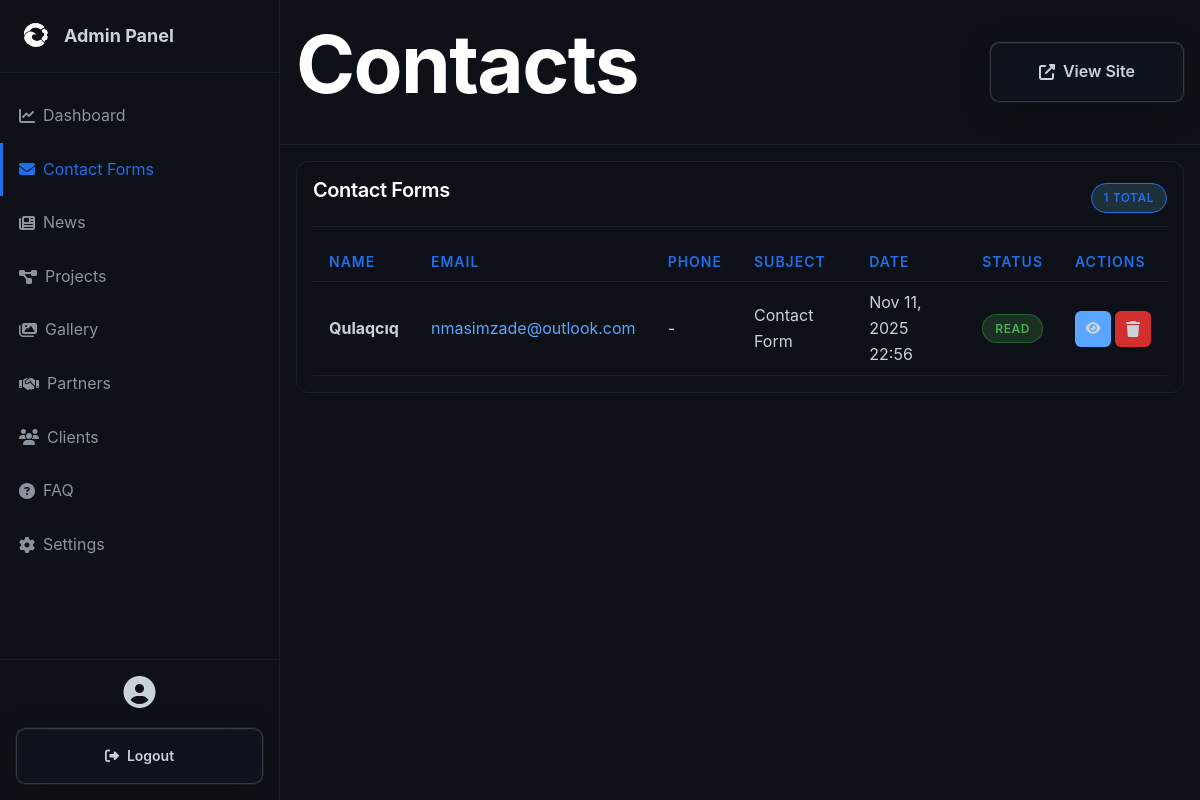
Page /admin/contacts.php (signed in) on the committed database.
### tables this page shows
CREATE TABLE contacts (
                id INTEGER PRIMARY KEY AUTOINCREMENT,
                name TEXT NOT NULL,
                email TEXT NOT NULL,
                phone TEXT,
                subject TEXT,
                message TEXT NOT NULL,
                created_at DATETIME DEFAULT CURRENT_TIMESTAMP,
                is_read INTEGER DEFAULT 0
            );

### admin/contacts.php (the view, shortened to what this page needs)
<?php
require_once 'header.php';
$db = Database::getInstance()->getConnection();
$stmt = $db->query("SELECT * FROM contacts ORDER BY created_at DESC");
$contacts = $stmt->fetchAll();
?>
<div class="admin-card">
    <div class="admin-card-header">
        <h3 class="admin-card-title">Contact Forms</h3>
        <div>
            <span class="badge badge-info"><?php echo count($contacts); ?> Total</span>
        </div>
    </div>
    <?php if (count($contacts) > 0): ?>
    <table class="admin-table">
        <thead>
            <tr>
                <th>Name</th>
                <th>Email</th>
                <th>Phone</th>
                <th>Subject</th>
                <th>Date</th>
                <th>Status</th>
                <th>Actions</th>
            </tr>
        </thead>
        <tbody>
            <?php foreach ($contacts as $contact): ?>
            <tr style="<?php echo !$contact['is_read'] ? 'background: rgba(107, 168, 214, 0.05);' : ''; ?>">
                <td><strong><?php echo htmlspecialchars($contact['name']); ?></strong></td>
                <td><a href="mailto:<?php echo $contact['email']; ?>"><?php echo htmlspecialchars($contact['email']); ?></a></td>
                <td><?php echo htmlspecialchars($contact['phone'] ?: '-'); ?></td>
                <td><?php echo htmlspecialchars($contact['subject']); ?></td>
                <td><?php echo date('M j, Y H:i', strtotime($contact['created_at'])); ?></td>
                <td>
                    <?php if ($contact['is_read']): ?>
                        <span class="badge badge-success">Read</span>
                    <?php else: ?>
                        <span class="badge badge-warning">New</span>
                    <?php endif; ?>
                </td>
                <td>
                    <div class="action-buttons">
                        <button class="btn-icon btn-edit" onclick="viewMessage(<?php echo $contact['id']; ?>, <?php echo htmlspecialchars(json_encode($contact)); ?>)">
                            <i class="fas fa-eye"></i>
                        </button>
                        <a href="?delete=<?php echo $contact['id']; ?>" class="btn-icon btn-delete" data-action="delete">
                            <i class="fas fa-trash"></i>
                        </a>
                    </div>
                </td>
            </tr>
            <?php endforeach; ?>
        </tbody>
    </table>
    <?php endif; ?>
</div>
<?php require_once 'footer.php'; ?>

### assets/css/style.css (style rules this page uses)
*, *::before, *::after { box-sizing: border-box; margin: 0; padding: 0; }
:root { --bg-primary: #0d1117; --bg-secondary: #161b22; --bg-tertiary: #21262d; --bg-overlay: rgba(13, 17, 23, 0.95); --color-primary: #58a6ff; --color-primary-hover: #79c0ff; --color-secondary: #1f6feb; --color-accent: #39d353; --color-accent-secondary: #56d364; --text-primary: #c9d1d9; --text-secondary: #8b949e; --text-muted: #6e7681; --text-white: #ffffff; --border-primary: #30363d; --border-secondary: #21262d; --border-muted: #161b22; --gradient-brand: linear-gradient(135deg, #58a6ff 0%, #1f6feb 100%); --gradient-success: linear-gradient(135deg, #56d364 0%, #39d353 100%); --gradient-purple: linear-gradient(135deg, #bc8cff 0%, #7c3aed 100%); --glow-primary: 0 0 40px rgba(88, 166, 255, 0.3); --glow-accent: 0 0 40px rgba(56, 211, 83, 0.3); --glow-purple: 0 0 40px rgba(188, 140, 255, 0.3); --spacing-xs: 0.25rem; --spacing-sm: 0.5rem; --spacing-md: 1rem; --spacing-lg: 1.5rem; --spacing-xl: 2rem; --spacing-2xl: 3rem; --spacing-3xl: 4rem; --spacing-4xl: 6rem; --spacing-5xl: 6.5rem; --radius-sm: 0.375rem; --radius-md: 0.6rem; --radius-lg: 0.75rem; --radius-xl: 0.8rem; --radius-2xl: 1rem; --shadow-sm: 0 1px 3px rgba(0, 0, 0, 0.5); --shadow-md: 0 4px 12px rgba(0, 0, 0, 0.4); --shadow-lg: 0 10px 30px rgba(0, 0, 0, 0.5); --shadow-xl: 0 20px 60px rgba(0, 0, 0, 0.6); --transition-fast: 150ms cubic-bezier(0.4, 0, 0.2, 1); --transition-normal: 200ms cubic-bezier(0.4, 0, 0.2, 1); --transition-slow: 300ms cubic-bezier(0.4, 0, 0.2, 1); }
* { margin: 0; padding: 0; box-sizing: border-box; }
html { scroll-behavior: smooth; font-size: 16px; width: 100%; max-width: 100vw; overflow-x: hidden; }
body { font-family: "SF Pro Display", -apple-system, BlinkMacSystemFont, "Segoe UI", "Noto Sans", Helvetica, Arial, sans-serif; background-color: var(--bg-primary); color: var(--text-primary); line-height: 1.6; overflow-x: hidden; width: 100%; max-width: 100vw; -webkit-font-smoothing: antialiased; -moz-osx-font-smoothing: grayscale; }
h1, h2, h3, h4, h5, h6 { font-weight: 600; line-height: 1.2; color: var(--text-white); margin-bottom: var(--spacing-md); letter-spacing: -0.02em; }
h3 { font-size: clamp(1.5rem, 4vw, 2.5rem); }
a { color: var(--color-primary); text-decoration: none; transition: color var(--transition-fast); }
.badge { display: inline-block; padding: var(--spacing-xs) var(--spacing-md); border-radius: var(--radius-md); font-size: 0.75rem; font-weight: 600; text-transform: uppercase; letter-spacing: 0.5px; border: 1px solid; }
.badge-success { background: rgba(56, 211, 83, 0.1); color: var(--color-accent); border-color: rgba(56, 211, 83, 0.3); }

### assets/css/admin.css (style rules this page uses)
.admin-card { background: var(--bg-dark); border: 1px solid rgba(107, 168, 214, 0.1); border-radius: var(--radius-lg); padding: var(--spacing-md); margin-bottom: var(--spacing-md); }
.admin-card-header { display: flex; justify-content: space-between; align-items: center; margin-bottom: var(--spacing-md); padding-bottom: var(--spacing-sm); border-bottom: 1px solid rgba(107, 168, 214, 0.1); }
.admin-card-title { font-size: 1.25rem; font-weight: 600; }
.admin-table { width: 100%; border-collapse: collapse; }
.admin-table thead { background: var(--bg-card); }
.admin-table th, .admin-table td { padding: var(--spacing-sm) var(--spacing-md); text-align: left; border-bottom: 1px solid rgba(107, 168, 214, 0.1); }
.admin-table th { font-weight: 600; color: var(--color-secondary); text-transform: uppercase; font-size: 0.875rem; letter-spacing: 1px; }
.admin-table tbody tr { transition: background var(--transition-fast); }
.action-buttons { display: flex; gap: var(--spacing-xs); }
.btn-icon { width: 36px; height: 36px; display: inline-flex; align-items: center; justify-content: center; border-radius: var(--radius-sm); border: none; cursor: pointer; transition: all var(--transition-fast); }
.btn-edit { background: var(--color-primary); color: var(--color-white); }
.btn-delete { background: #d32f2f; color: var(--color-white); }
.badge { display: inline-block; padding: 0.25rem 0.75rem; border-radius: 1rem; font-size: 0.75rem; font-weight: 600; text-transform: uppercase; letter-spacing: 0.5px; }
.badge-success { background: rgba(76, 175, 80, 0.2); color: #4caf50; }
.badge-info { background: rgba(107, 168, 214, 0.2); color: var(--color-secondary); }

### rows in the picture
contacts: name "Qulaqcıq", email "nmasimzade@outlook.com", phone "-", subject "Contact Form", created_at "Nov 11, 2025 22:56", is_read "READ"

### other values in the picture
str_replace('-', ' ', $current_page) "Contacts"
count($contacts) "1"
